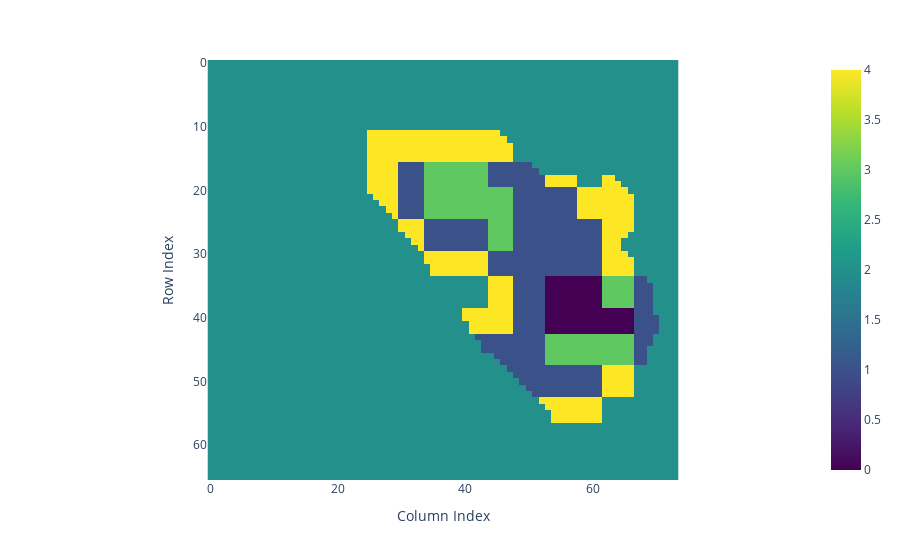

The code cell stored with this chart in its notebook:
### Markdown cell above
Economic Activity

### Code cell
if menu['raster_processing']:  
    rad_path = os.path.join(output_folder, city + '_avg_rad_sum.tiff')
    with rasterio.open(rad_path) as src:
        rad_data = src.read(1)
        rad_data = np.nan_to_num(rad_data, nan=0) 
        transform = src.transform
    rad_cluster_labels = create_raster_clusters(rad_data, n_clusters=5)
    plot_cluster_labels_plotly(rad_cluster_labels)
    if cluster_labels is not None:
        print("Cluster labels shape:", rad_cluster_labels.shape)
        rad_cluster_gdf = get_cluster_boundaries(rad_cluster_labels, transform)
        rad_cluster = describe_cluster_location(rad_cluster_gdf, aoi_file)
        rad_cluster
    find_highest_lowest_pixel_value(rad_data)

### Figure 1 — Plotly figure (JSON) as saved in the notebook; plotly's stock layout.template omitted (floating-point values rounded to 4 significant figures; data arrays with more than 128 entries replaced by an {"elided": "..."} marker saying what was removed)
{"data": [{"coloraxis": "coloraxis", "hovertemplate": "x: %{x}<br>y: %{y}<br>color: %{z}<extra></extra>", "name": "0", "type": "heatmap", "xaxis": "x", "yaxis": "y", "z": {"elided": "66x74 int values"}}], "layout": {"coloraxis": {"colorscale": [[0, "#440154"], [0.1111, "#482878"], [0.2222, "#3e4989"], [0.3333, "#31688e"], [0.4444, "#26828e"], [0.5556, "#1f9e89"], [0.6667, "#35b779"], [0.7778, "#6ece58"], [0.8889, "#b5de2b"], [1, "#fde725"]]}, "margin": {"t": 60}, "xaxis": {"anchor": "y", "constrain": "domain", "domain": [0, 1], "scaleanchor": "y", "title": {"text": "Column Index"}}, "yaxis": {"anchor": "x", "autorange": "reversed", "constrain": "domain", "domain": [0, 1], "title": {"text": "Row Index"}}}}
